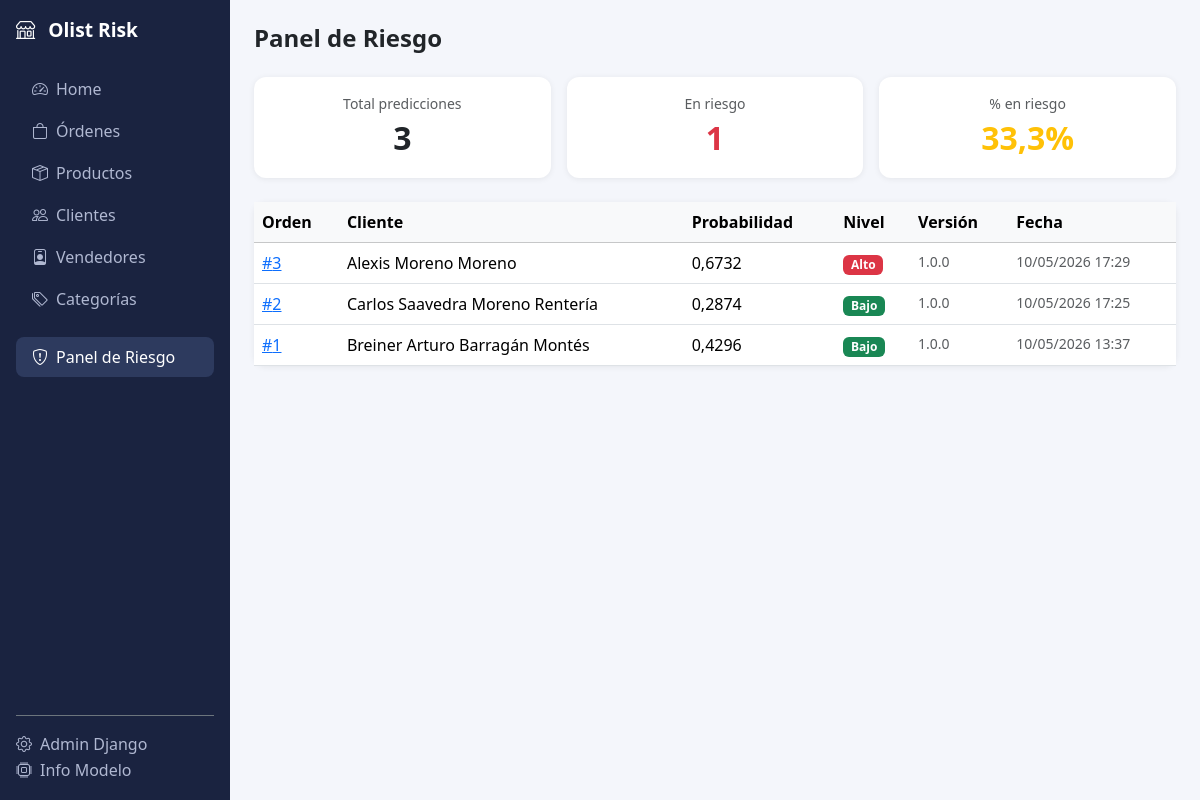
Before: /riesgo/ with the older database file.
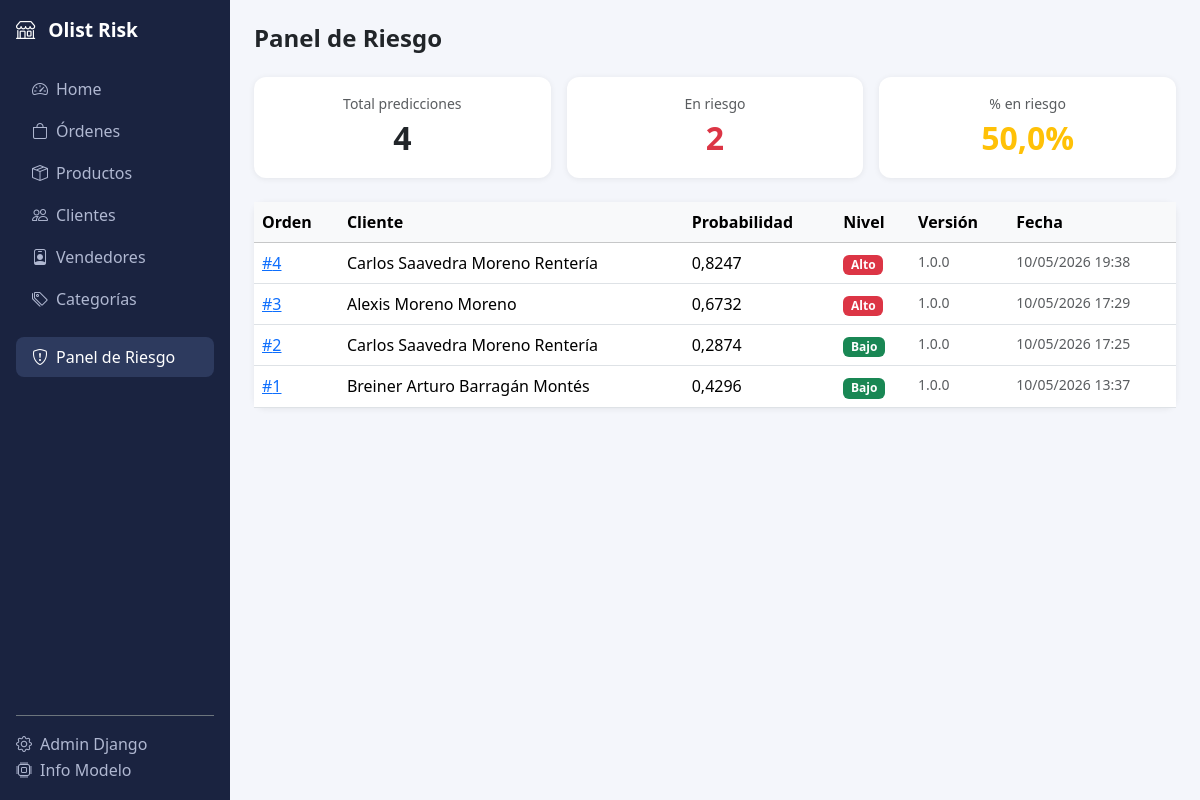
After: the same page with the newer database file.
### marketplace/models.py (models this page shows, shortened)
class RiskPrediction(models.Model):
    order            = models.OneToOneField(Order, on_delete=models.CASCADE, related_name="risk_prediction")
    risk_probability = models.FloatField()
    risk_label       = models.BooleanField()
    threshold_used   = models.FloatField(default=0.45)
    model_version    = models.CharField(max_length=20, default="1.0.0")
    features_snapshot = models.JSONField(default=dict, blank=True)
    predicted_at     = models.DateTimeField(auto_now_add=True)
    class Meta:
        verbose_name        = "Predicción de Riesgo"
        verbose_name_plural = "Predicciones de Riesgo"

class Order(models.Model):
    class Status(models.TextChoices):
        PENDING    = "pending",    "Pendiente"
        APPROVED   = "approved",   "Aprobada"
        PROCESSING = "processing", "En proceso"
        SHIPPED    = "shipped",    "Enviada"
        DELIVERED  = "delivered",  "Entregada"
        CANCELLED  = "cancelled",  "Cancelada"
    customer           = models.ForeignKey(Customer, on_delete=models.PROTECT, related_name="orders", verbose_name="Cliente")
    status             = models.CharField(max_length=20, choices=Status.choices, default=Status.PENDING)
    purchase_timestamp = models.DateTimeField(default=timezone.now)
    approved_at        = models.DateTimeField(null=True, blank=True)
    estimated_delivery = models.DateField(null=True, blank=True, verbose_name="Entrega estimada")
    delivered_at       = models.DateTimeField(null=True, blank=True)
    total_items    = models.PositiveIntegerField(default=0)
    total_price    = models.DecimalField(max_digits=14, decimal_places=2, default=0)
    total_freight  = models.DecimalField(max_digits=12, decimal_places=2, default=0)
    unique_sellers = models.PositiveIntegerField(default=0)
    same_state     = models.BooleanField(default=False)
    month_sin   = models.FloatField(default=0.0)
    month_cos   = models.FloatField(default=0.0)
    weekday_sin = models.FloatField(default=0.0)
    weekday_cos = models.FloatField(default=0.0)
    approval_delay_log     = models.FloatField(default=0.0)
    estimated_delivery_log = models.FloatField(default=0.0)
    created_at = models.DateTimeField(auto_now_add=True)
    updated_at = models.DateTimeField(auto_now=True)
    class Meta:
        verbose_name        = "Orden"
        verbose_name_plural = "Órdenes"
        ordering            = ["-purchase_timestamp"]

class Customer(models.Model):
    name             = models.CharField(max_length=200, verbose_name="Nombre")
    email            = models.EmailField(unique=True)
    customer_state   = models.CharField(max_length=3, choices=ESTADOS_CO, blank=True, verbose_name="Departamento")
    phone            = models.CharField(max_length=20, blank=True)
    created_at       = models.DateTimeField(auto_now_add=True)
    class Meta:
        verbose_name        = "Cliente"
        verbose_name_plural = "Clientes"

### marketplace/views.py (the view)
# urls.py: path("riesgo/",                       views.risk_dashboard,      name="risk_dashboard"),
def risk_dashboard(request):
    predictions = (
        RiskPrediction.objects
        .select_related("order__customer")
        .order_by("-predicted_at")
    )
    total   = predictions.count()
    at_risk = predictions.filter(risk_label=True).count()
    pct     = round(at_risk / total * 100, 1) if total else 0
    return render(request, "marketplace/risk_dashboard.html", {
        "predictions": predictions[:50],
        "total":       total,
        "at_risk":     at_risk,
        "pct":         pct,
    })

### marketplace/templates/marketplace/risk_dashboard.html (shortened to what this page needs)
{% extends "marketplace/base.html" %}
{% block content %}
<h4 class="fw-bold mb-4">Panel de Riesgo</h4>
<div class="row g-3 mb-4">
  <div class="col-md-4">
    <div class="card p-3 text-center">
      <div class="text-muted small">Total predicciones</div>
      <div class="fs-2 fw-bold">{{ total }}</div>
    </div>
  </div>
  <div class="col-md-4">
    <div class="card p-3 text-center">
      <div class="text-muted small">En riesgo</div>
      <div class="fs-2 fw-bold text-danger">{{ at_risk }}</div>
    </div>
  </div>
  <div class="col-md-4">
    <div class="card p-3 text-center">
      <div class="text-muted small">% en riesgo</div>
      <div class="fs-2 fw-bold text-warning">{{ pct }}%</div>
    </div>
  </div>
</div>
<div class="card">
  <table class="table table-hover mb-0">
    <thead class="table-light">
      <tr><th>Orden</th><th>Cliente</th><th>Probabilidad</th><th>Nivel</th><th>Versión</th><th>Fecha</th></tr>
    </thead>
    <tbody>
      {% for rp in predictions %}
      <tr>
        <td><a href="{% url 'marketplace:order_detail' rp.order.pk %}">#{{ rp.order.pk }}</a></td>
        <td>{{ rp.order.customer.name }}</td>
        <td>{{ rp.risk_probability|floatformat:4 }}</td>
        <td>
          {% if rp.risk_probability >= 0.65 %}
            <span class="badge bg-danger">Alto</span>
          {% elif rp.risk_probability >= 0.45 %}
            <span class="badge bg-warning text-dark">Medio</span>
          {% else %}
            <span class="badge bg-success">Bajo</span>
          {% endif %}
        </td>
        <td class="text-muted small">{{ rp.model_version }}</td>
        <td class="text-muted small">{{ rp.predicted_at|date:"d/m/Y H:i" }}</td>
      </tr>
      {% empty %}
      <tr><td colspan="6" class="text-center text-muted py-4">Sin predicciones aún. Crea y aprueba una orden.</td></tr>
      {% endfor %}
    </tbody>
  </table>
</div>
{% endblock %}

Changed rows visible on the page:
added RiskPrediction: order.pk "4", order.customer.name "Carlos Saavedra Moreno Rentería", risk_probability "0,8247", shows "Alto", model_version "1.0.0", predicted_at "10/05/2026 19:38"
Other visible differences:
{{ total }}: "3" → "4"
{{ at_risk }}: "1" → "2"
{{ pct }}: "33,3" → "50,0"
